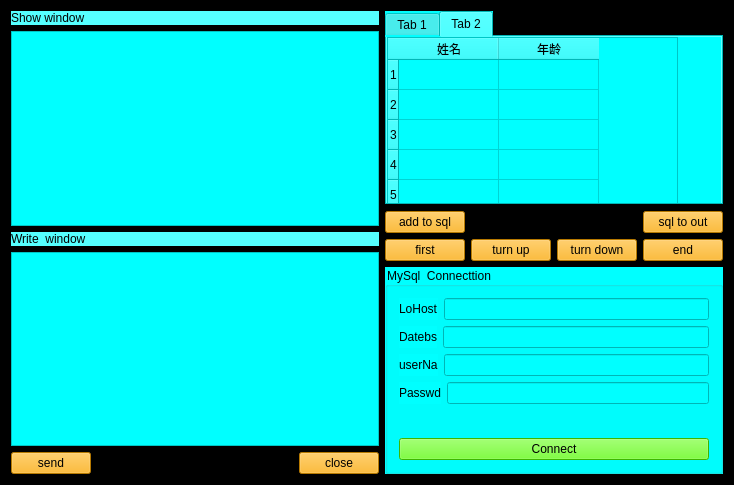
<?xml version="1.0" encoding="UTF-8"?>
<ui version="4.0">
 <class>ServerWidget</class>
 <widget class="QWidget" name="ServerWidget">
  <property name="geometry">
   <rect>
    <x>0</x>
    <y>0</y>
    <width>734</width>
    <height>485</height>
   </rect>
  </property>
  <property name="windowTitle">
   <string>ServerWidget</string>
  </property>
  <property name="styleSheet">
   <string notr="true">QWidget{
background-color: rgb(0, 0, 0);
}
QPushButton{
background-color: rgb(255, 170, 0);
}

QTabWidget{
background-color: rgb(85, 170, 0);
}</string>
  </property>
  <layout class="QHBoxLayout" name="horizontalLayout_9">
   <item>
    <layout class="QHBoxLayout" name="horizontalLayout_8">
     <item>
      <layout class="QVBoxLayout" name="verticalLayout_5">
       <item>
        <layout class="QVBoxLayout" name="verticalLayout_4">
         <item>
          <layout class="QVBoxLayout" name="verticalLayout">
           <item>
            <widget class="QLabel" name="label">
             <property name="styleSheet">
              <string notr="true">QWidget{
	font: 12pt &quot;Arial&quot;;
background-color: rgb(255, 255, 255);
	background-color: rgb(85, 255, 255);
}</string>
             </property>
             <property name="text">
              <string>Show window</string>
             </property>
            </widget>
           </item>
           <item>
            <widget class="QTextEdit" name="textEditRead">
             <property name="styleSheet">
              <string notr="true">background-color: rgb(0, 255, 255);
font: 14pt &quot;Arial&quot;;</string>
             </property>
             <property name="readOnly">
              <bool>true</bool>
             </property>
            </widget>
           </item>
          </layout>
         </item>
         <item>
          <layout class="QVBoxLayout" name="verticalLayout_2">
           <item>
            <widget class="QLabel" name="label_2">
             <property name="styleSheet">
              <string notr="true">QWidget{
	font: 12pt &quot;Arial&quot;;
background-color: rgb(85, 255, 255);
}</string>
             </property>
             <property name="text">
              <string>Write  window</string>
             </property>
            </widget>
           </item>
           <item>
            <widget class="QTextEdit" name="textEditWrite">
             <property name="styleSheet">
              <string notr="true">background-color: rgb(0, 255, 255);
font: 14pt &quot;Arial&quot;;</string>
             </property>
            </widget>
           </item>
          </layout>
         </item>
        </layout>
       </item>
       <item>
        <layout class="QHBoxLayout" name="horizontalLayout">
         <item>
          <widget class="QPushButton" name="btnSend">
           <property name="styleSheet">
            <string notr="true">font: 12pt &quot;Arial&quot;;</string>
           </property>
           <property name="text">
            <string>send</string>
           </property>
          </widget>
         </item>
         <item>
          <spacer name="horizontalSpacer">
           <property name="orientation">
            <enum>Qt::Horizontal</enum>
           </property>
           <property name="sizeHint" stdset="0">
            <size>
             <width>288</width>
             <height>20</height>
            </size>
           </property>
          </spacer>
         </item>
         <item>
          <widget class="QPushButton" name="btnClose">
           <property name="styleSheet">
            <string notr="true">font: 12pt &quot;Arial&quot;;</string>
           </property>
           <property name="text">
            <string>close</string>
           </property>
          </widget>
         </item>
        </layout>
       </item>
      </layout>
     </item>
     <item>
      <layout class="QVBoxLayout" name="verticalLayout_3">
       <item>
        <widget class="QTabWidget" name="tabWidget">
         <property name="styleSheet">
          <string notr="true">background-color: rgb(0, 255, 255);</string>
         </property>
         <property name="currentIndex">
          <number>1</number>
         </property>
         <widget class="QWidget" name="student">
          <attribute name="title">
           <string>Tab 1</string>
          </attribute>
          <widget class="QTableWidget" name="tableWidgetStu">
           <property name="geometry">
            <rect>
             <x>0</x>
             <y>0</y>
             <width>301</width>
             <height>421</height>
            </rect>
           </property>
           <property name="styleSheet">
            <string notr="true">font: 11pt &quot;Arial&quot;;
font: 75 12pt &quot;Arial&quot;;
background-color: rgb(0, 255, 255);</string>
           </property>
           <row>
            <property name="text">
             <string>1</string>
            </property>
           </row>
           <row>
            <property name="text">
             <string>2</string>
            </property>
           </row>
           <row>
            <property name="text">
             <string>3</string>
            </property>
           </row>
           <row>
            <property name="text">
             <string>4</string>
            </property>
           </row>
           <row>
            <property name="text">
             <string>5</string>
            </property>
           </row>
           <row>
            <property name="text">
             <string>6</string>
            </property>
           </row>
           <row>
            <property name="text">
             <string>7</string>
            </property>
           </row>
           <row>
            <property name="text">
             <string>8</string>
            </property>
           </row>
           <row>
            <property name="text">
             <string>9</string>
            </property>
           </row>
           <column>
            <property name="text">
             <string>姓名</string>
            </property>
           </column>
           <column>
            <property name="text">
             <string>年龄</string>
            </property>
           </column>
          </widget>
         </widget>
         <widget class="QWidget" name="programmer">
          <attribute name="title">
           <string>Tab 2</string>
          </attribute>
          <widget class="QTableWidget" name="tableWidgetPro">
           <property name="geometry">
            <rect>
             <x>0</x>
             <y>0</y>
             <width>291</width>
             <height>401</height>
            </rect>
           </property>
           <property name="styleSheet">
            <string notr="true">background-color: rgb(0, 255, 255);
font: 75 12pt &quot;Arial&quot;;</string>
           </property>
           <row>
            <property name="text">
             <string>1</string>
            </property>
           </row>
           <row>
            <property name="text">
             <string>2</string>
            </property>
           </row>
           <row>
            <property name="text">
             <string>3</string>
            </property>
           </row>
           <row>
            <property name="text">
             <string>4</string>
            </property>
           </row>
           <row>
            <property name="text">
             <string>5</string>
            </property>
           </row>
           <column>
            <property name="text">
             <string>姓名</string>
            </property>
           </column>
           <column>
            <property name="text">
             <string>年龄</string>
            </property>
           </column>
          </widget>
         </widget>
        </widget>
       </item>
       <item>
        <layout class="QHBoxLayout" name="horizontalLayout_2">
         <item>
          <widget class="QPushButton" name="btnToSql">
           <property name="minimumSize">
            <size>
             <width>56</width>
             <height>0</height>
            </size>
           </property>
           <property name="styleSheet">
            <string notr="true">alternate-background-color: qlineargradient(spread:pad, x1:0, y1:0, x2:1, y2:0, stop:0 rgba(0, 0, 0, 255), stop:1 rgba(255, 255, 255, 255));
font: 12pt &quot;Arial&quot;;</string>
           </property>
           <property name="text">
            <string>add to sql</string>
           </property>
          </widget>
         </item>
         <item>
          <spacer name="horizontalSpacer_2">
           <property name="orientation">
            <enum>Qt::Horizontal</enum>
           </property>
           <property name="sizeHint" stdset="0">
            <size>
             <width>40</width>
             <height>20</height>
            </size>
           </property>
          </spacer>
         </item>
         <item>
          <widget class="QPushButton" name="btnSqlOut">
           <property name="styleSheet">
            <string notr="true">font: 12pt &quot;Arial&quot;;</string>
           </property>
           <property name="text">
            <string>sql to out</string>
           </property>
          </widget>
         </item>
        </layout>
       </item>
       <item>
        <layout class="QHBoxLayout" name="horizontalLayout_7">
         <item>
          <widget class="QPushButton" name="btnFirst">
           <property name="styleSheet">
            <string notr="true">font: 11pt &quot;Arial&quot;;</string>
           </property>
           <property name="text">
            <string>first</string>
           </property>
          </widget>
         </item>
         <item>
          <widget class="QPushButton" name="btnTurnUp">
           <property name="styleSheet">
            <string notr="true">font: 12pt &quot;Arial&quot;;</string>
           </property>
           <property name="text">
            <string>turn up</string>
           </property>
          </widget>
         </item>
         <item>
          <widget class="QPushButton" name="btnTurnDown">
           <property name="styleSheet">
            <string notr="true">font: 12pt &quot;Arial&quot;;</string>
           </property>
           <property name="text">
            <string>turn down</string>
           </property>
          </widget>
         </item>
         <item>
          <widget class="QPushButton" name="btnEnd">
           <property name="styleSheet">
            <string notr="true">font: 12pt &quot;Arial&quot;;</string>
           </property>
           <property name="text">
            <string>end</string>
           </property>
          </widget>
         </item>
        </layout>
       </item>
       <item>
        <widget class="QGroupBox" name="groupBox">
         <property name="styleSheet">
          <string notr="true">background-color: rgb(0, 255, 255);
font: 12pt &quot;Arial&quot;;</string>
         </property>
         <property name="title">
          <string>MySql  Connecttion</string>
         </property>
         <layout class="QVBoxLayout" name="verticalLayout_8">
          <item>
           <layout class="QVBoxLayout" name="verticalLayout_7">
            <item>
             <layout class="QVBoxLayout" name="verticalLayout_6">
              <item>
               <layout class="QHBoxLayout" name="horizontalLayout_3">
                <item>
                 <widget class="QLabel" name="label_3">
                  <property name="text">
                   <string>LoHost</string>
                  </property>
                 </widget>
                </item>
                <item>
                 <widget class="QLineEdit" name="lineEditLocaHost"/>
                </item>
               </layout>
              </item>
              <item>
               <layout class="QHBoxLayout" name="horizontalLayout_4">
                <item>
                 <widget class="QLabel" name="label_4">
                  <property name="text">
                   <string>Datebs</string>
                  </property>
                 </widget>
                </item>
                <item>
                 <widget class="QLineEdit" name="lineEditDateBs"/>
                </item>
               </layout>
              </item>
              <item>
               <layout class="QHBoxLayout" name="horizontalLayout_5">
                <item>
                 <widget class="QLabel" name="label_5">
                  <property name="text">
                   <string>userNa</string>
                  </property>
                 </widget>
                </item>
                <item>
                 <widget class="QLineEdit" name="lineEditUseName"/>
                </item>
               </layout>
              </item>
              <item>
               <layout class="QHBoxLayout" name="horizontalLayout_6">
                <item>
                 <widget class="QLabel" name="label_6">
                  <property name="styleSheet">
                   <string notr="true">font: 11pt &quot;Arial&quot;;
font: 12pt &quot;Arial&quot;;</string>
                  </property>
                  <property name="text">
                   <string>Passwd</string>
                  </property>
                 </widget>
                </item>
                <item>
                 <widget class="QLineEdit" name="lineEditPassWd"/>
                </item>
               </layout>
              </item>
             </layout>
            </item>
            <item>
             <spacer name="verticalSpacer">
              <property name="orientation">
               <enum>Qt::Vertical</enum>
              </property>
              <property name="sizeHint" stdset="0">
               <size>
                <width>20</width>
                <height>28</height>
               </size>
              </property>
             </spacer>
            </item>
            <item>
             <widget class="QPushButton" name="pushButton">
              <property name="styleSheet">
               <string notr="true">QWidget{background-color: rgb(85, 255, 0);}
</string>
              </property>
              <property name="text">
               <string>Connect</string>
              </property>
             </widget>
            </item>
           </layout>
          </item>
         </layout>
        </widget>
       </item>
      </layout>
     </item>
    </layout>
   </item>
  </layout>
 </widget>
 <layoutdefault spacing="6" margin="11"/>
 <resources/>
 <connections/>
</ui>
